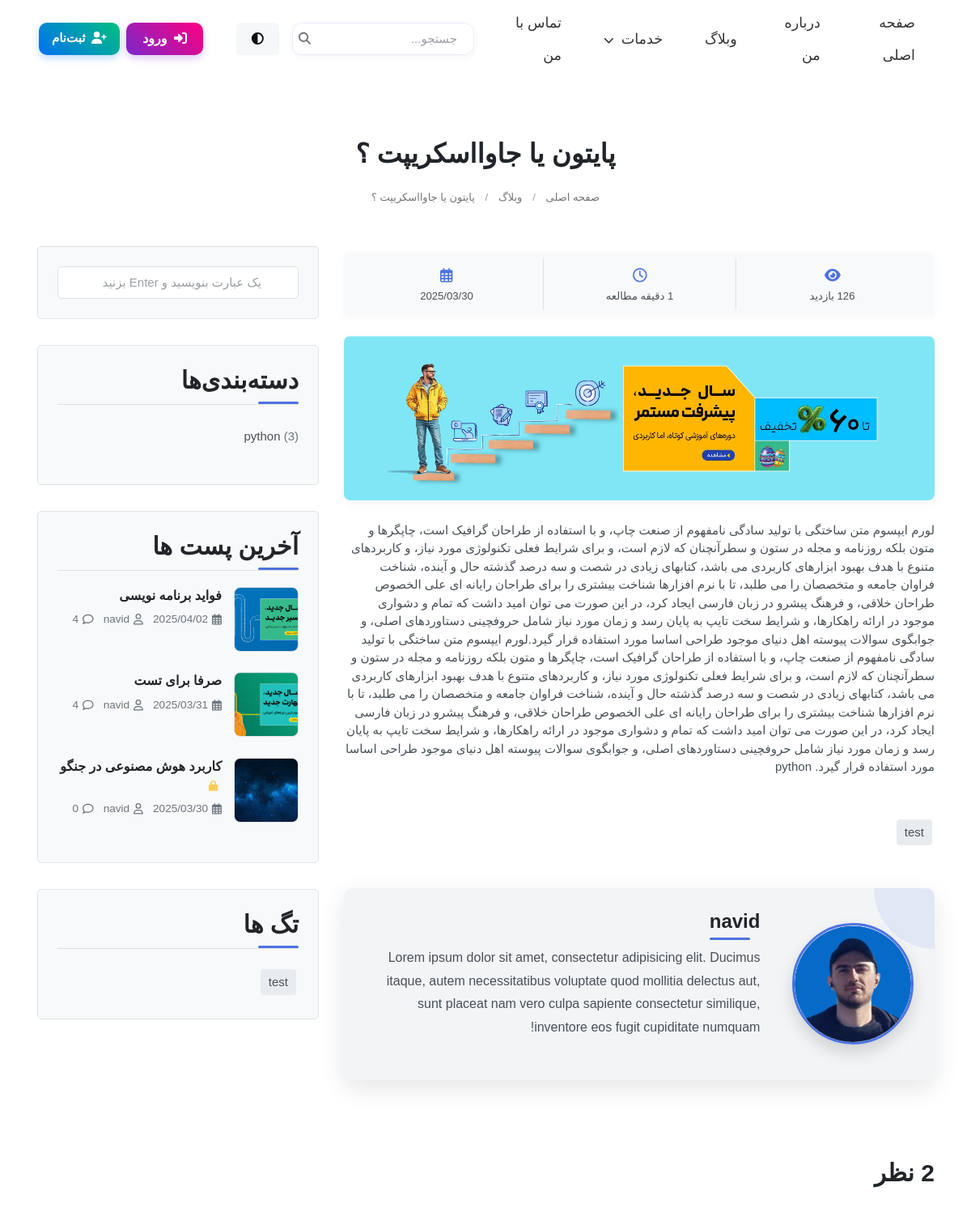
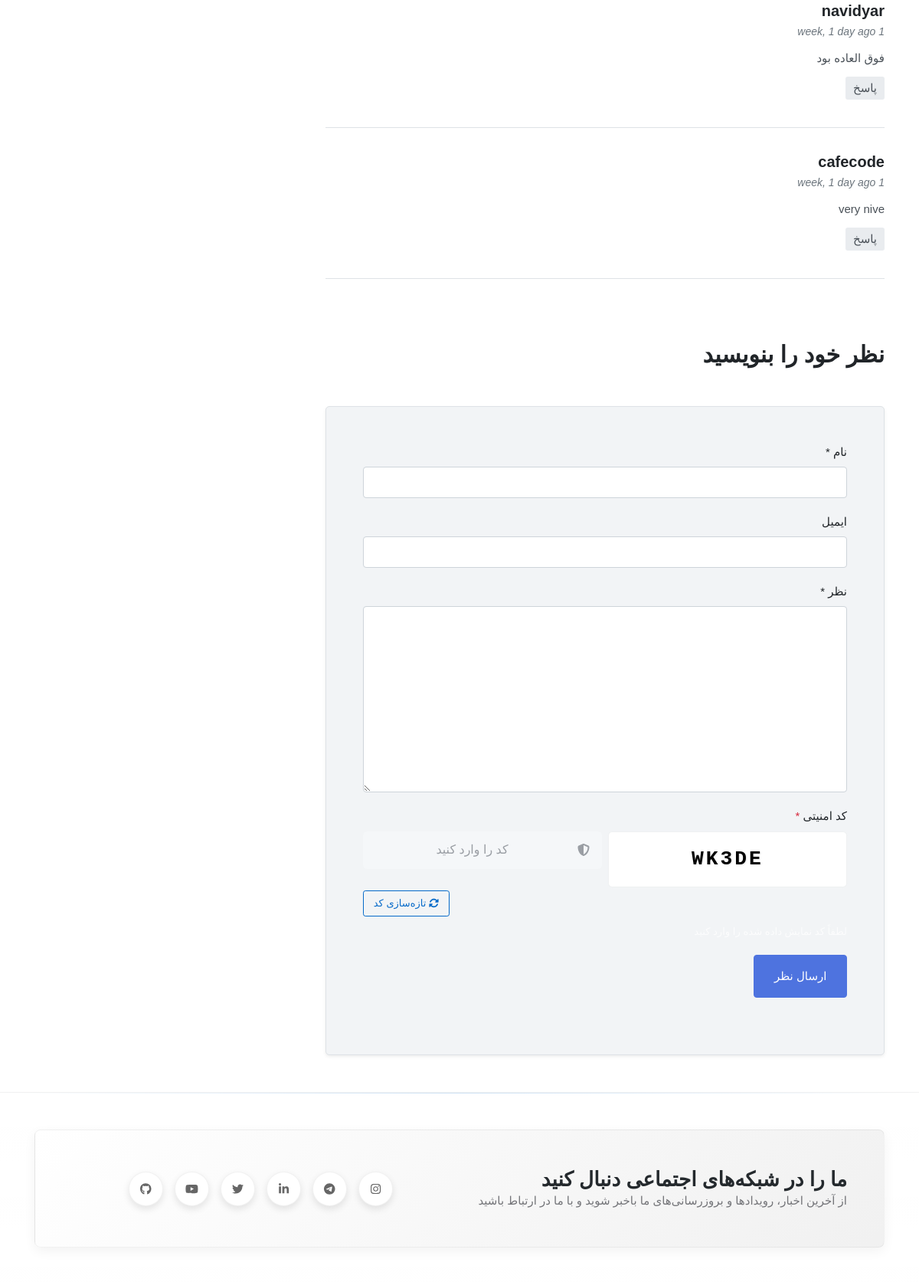
Page /blog/just-for-test/ (upper part) on the committed database (2 pictures, top to bottom).
### blog/models.py (models this page shows, shortened)
class Post(models.Model):
    author = models.ForeignKey(User, on_delete=models.SET_NULL, null=True, blank=True)
    title = models.CharField(max_length=200 , unique=True )
    slug = models.SlugField(max_length=255, unique=True, null=True, blank=True)
    content = models.TextField()
    image = models.ImageField(upload_to='blog_images/', default='blog_images/default.jpg')
    category = models.ForeignKey(Category, on_delete=models.CASCADE, null=True, blank=True)
    tags = TaggableManager()
    count_views = models.IntegerField(default=0)
    status = models.BooleanField(default=False)
    publish_at = models.DateTimeField(null=True, blank=True)
    created_at = models.DateTimeField(auto_now_add=True)
    updated_at = models.DateTimeField(auto_now=True)
    login_required = models.BooleanField(default=False)
    class Meta:
        ordering = ['-created_at']
    def save(self, *args, **kwargs):
        if not self.slug:
            self.slug = slugify(self.title)
        super().save(*args, **kwargs)

class Comment(models.Model):
    post = models.ForeignKey(Post, on_delete=models.CASCADE)
    name = models.CharField(max_length=200)
    email = models.EmailField(blank=True, null=True)
    subject = models.CharField(max_length=200, blank=True, null=True)
    message = models.TextField()
    created_at = models.DateTimeField(auto_now_add=True)
    updated_at = models.DateTimeField(auto_now=True)
    approved = models.BooleanField(default=False)
    class Meta:
        ordering = ['-created_at']

class Category(models.Model):
    name = models.CharField(max_length=200)
    def get_post_count(self):
        return self.post_set.filter(status=True).count()

### blog/views.py (the view)
# urls.py: path('<slug:slug>/', views.blog_single, name='blog_single'),
def blog_single(request, slug):
    if not slug or slug == '':
        return redirect('blog:blog')
    captcha_code = generate_captcha_code()
    post = get_object_or_404(Post, slug=slug, status=True)
    if post.login_required and not request.user.is_authenticated:
        messages.warning(request, "برای مشاهده این مطلب باید وارد حساب کاربری خود شوید")
        return HttpResponseRedirect(reverse('accounts:login') + f'?next={request.path}')
    if request.method == 'POST':
        form = CommentForm(request.POST)
        server_captcha = request.POST.get('server_captcha', '')
        user_captcha = request.POST.get('captcha_input', '')
        if user_captcha.upper() != server_captcha.upper():
            messages.error(request, "کد امنیتی وارد شده صحیح نیست.")
            comments = Comment.objects.filter(post=post.id, approved=True).order_by('-created_at')
            categories = Category.objects.filter(post=post)
            word_count = len(post.content.split())
            reading_time = max(1, round(word_count / 200))
            latest_posts = Post.objects.filter(status=True).exclude(id=post.id).order_by('-created_at')[:3]
            context = {
                'post': post,
                'categories': categories,
                'reading_time': reading_time,
                'tags': post.tags.all(),
                'comments': comments,
                'form': form,
                'latest_posts': latest_posts,
                'captcha_code': captcha_code
            }
            return render(request, 'blog/blog-single.html', context)
        if form.is_valid():
            comment = form.save(commit=False)
            comment.post = post
            comment.save()
            messages.success(request, 'نظر شما با موفقیت ثبت شد و پس از تایید نمایش داده خواهد شد')
            return redirect('blog:blog_single', slug=slug)
        else:
            for field, errors in form.errors.items():
                for error in errors:
                    messages.error(request, f"خطا در فیلد {field}: {error}")
    else:
        form = CommentForm()
    comments = Comment.objects.filter(post=post.id, approved=True).order_by('-created_at')
    categories = Category.objects.filter(post=post)
    post.count_views += 1
    post.save()
    word_count = len(post.content.split())
    reading_time = max(1, round(word_count / 200))
    latest_posts = Post.objects.filter(status=True).exclude(id=post.id).order_by('-created_at')[:3]
    context = {
        'post': post,
        'categories': categories,
        'reading_time': reading_time,
        'tags': post.tags.all(),
        'comments': comments,
        'form': form,
        'latest_posts': latest_posts,
        'captcha_code': captcha_code
    }
    return render(request, 'blog/blog-single.html', context)

### blog/forms.py
class CommentForm(forms.ModelForm):
    email = forms.EmailField(required=False, label='ایمیل')
    class Meta:
        model = Comment
        fields = ['name', 'email', 'message']

### blog/views.py (called while the page is built)
def generate_captcha_code(length=5):
    characters = string.ascii_uppercase + string.digits
    characters = characters.replace('0', '').replace('O', '').replace('1', '').replace('I', '')
    return ''.join(random.choice(characters) for _ in range(length))

### templates/blog/blog-single.html (shortened to what this page needs)
{% extends 'base.html' %}
{% load static %}
{% load humanize %}
{% block extra_css %}
<link rel="stylesheet" href="{% static 'css/blog-single.css' %}">
<link rel="stylesheet" href="https://cdnjs.cloudflare.com/ajax/libs/animate.css/4.1.1/animate.min.css">
{% endblock %}
{% block content %}
<section class="ftco-section mt-5 pt-4 pb-5">
  <div class="container">
    <div class="row mb-2">
      <div class="col-12 text-center">
        <h2 class="mb-2">{{ post.title }}
        </h2>
      </div>
    </div>
      <div class="d-flex justify-content-center position-relative mb-4">
        <nav aria-label="breadcrumb">
          <ol class="breadcrumb mb-0">
            <li class="breadcrumb-item"><a href="/">صفحه اصلی</a></li>
            <li class="breadcrumb-item"><a href="{% url 'blog:blog' %}">وبلاگ</a></li>
            <li class="breadcrumb-item"><a href="{{ request.path }}">{{post.title}}</a></li>
          </ol>
        </nav>
      </div>
    <div class="row">
      <div class="col-lg-8">
        <div class="post-meta mb-4 p-2 rounded w-100" style="margin-top: 1.5rem;">
          <div class="row g-0">
            <div class="col-4 text-center border-end py-2">
              <div class="icon mb-1"><i class="fas fa-eye"></i></div>
              <div class="info small">{{ post.count_views }} بازدید</div>
            </div>
            <div class="col-4 text-center border-end py-2">
              <div class="icon mb-1"><i class="far fa-clock"></i></div>
              <div class="info small">{{ reading_time }} دقیقه مطالعه</div>
            </div>
            <div class="col-4 text-center py-2">
              <div class="icon mb-1"><i class="far fa-calendar-alt"></i></div>
              <div class="info small">{{ post.created_at|date:"Y/m/d" }}</div>
            </div>
          </div>
        </div>
        <div class="post-image-container mb-4">
          <img src="{{post.image.url}}" alt="{{post.title}}" class="img-fluid rounded w-100" style="max-height: 500px; object-fit: cover;">
        </div>
        <p>{{ post.content|safe }}</p>
        <div class="tag-widget post-tag-container mb-5 mt-5">
          <div class="tagcloud">
            {% for tag in tags %}
            <a href="{% url 'blog:blog' %}?tag={{ tag.name }}" class="tag-cloud-link">{{ tag.name }}</a>
            {% empty %}
            <p>هیچ تگی یافت نشد</p>
            {% endfor %}
          </div>
        </div>
        <div class="about-author p-4">
          <div class="author-container">
            <div class="author-image">
              <img src="{% static 'images/about/3333.png' %}" alt="{{post.author.username}}" class="img-fluid">
            </div>
            <div class="author-content">
              <h3>{{post.author.username}}</h3>
              <p>Lorem ipsum dolor sit amet, consectetur adipisicing elit. Ducimus itaque, autem necessitatibus voluptate quod mollitia delectus aut, sunt placeat nam vero culpa sapiente consectetur similique, inventore eos fugit cupiditate numquam!</p>
            </div>
          </div>
        </div>
        <div class="pt-5 mt-5" id="comments-section">
          <h3 class="mb-5">{{ comments.count }} نظر</h3>
          <ul class="comment-list">
          {% for comment in comments %}
            <li class="comment">
              <div class="comment-body">
                <h3>{{ comment.name }}</h3>
                <div class="meta">{{ comment.created_at|naturaltime }} </div>
                <p>{{ comment.message }}</p>
                <p><a href="#" class="reply">پاسخ</a></p>
              </div>
            </li>
            {% endfor %}
          </ul>
          <div class="comment-form-wrap pt-5">
            <h3 class="mb-5">نظر خود را بنویسید</h3>
            <form action="{% url 'blog:blog_single' post.slug %}" method="post" class="p-5">
              {% if request.user.is_authenticated %}
                <input type="hidden" name="name" value="{{ request.user.username }}">
                <input type="hidden" name="email" value="{{ request.user.email }}">
                <div class="alert alert-info d-flex align-items-center animate__animated animate__fadeIn" role="alert" style="border-right: 3px solid #17a2b8; background-color: rgba(23, 162, 184, 0.1); box-shadow: 0 1px 5px rgba(0,0,0,0.08); padding: 10px 12px; margin-bottom: 20px; border-radius: 4px; max-width: 100%; font-size: 14px;">
                  <div style="margin-left: 8px; font-size: 16px; color: #17a2b8;">
                    <i class="fas fa-info-circle"></i>
                  </div>
                  <div style="margin-right: 4px; font-size: 14px; font-weight: 400;">
                    نام و ایمیل شما به صورت خودکار از حساب کاربری‌تان استفاده خواهد شد.
                  </div>
                </div>
              {% else %}
                <div class="form-group">
                  <label for="name">نام *</label>
                  <input type="text" class="form-control" id="name" name="name" required>
                </div>
                <div class="form-group">
                  <label for="email">ایمیل</label>
                  <input type="email" class="form-control" id="email" name="email">
                </div>
              {% endif %}
              <div class="form-group">
                <label for="message">نظر *</label>
                <textarea name="message" id="message" cols="30" rows="10" class="form-control" required></textarea>
              </div>
              <div class="form-group">
                <label for="captcha-input" class="form-label">کد امنیتی <span class="text-danger">*</span></label>
                <div class="row g-2">
                    <div class="col-6">
                        <div class="captcha-container bg-white border rounded p-3 text-center">
                            <span id="captcha-code" class="fw-bold fs-4 user-select-none"
                                style="letter-spacing: 3px; font-family: 'Courier New', monospace; color: #000; text-shadow: 1px 1px 2px rgba(0,0,0,0.1);">{{ captcha_code }}</span>
                        </div>
                    </div>
                    <div class="col-6">
                        <div class="input-group input-group-lg">
                            <span class="input-group-text bg-light rounded-start border-0 text-secondary px-3">
                                <i class="fas fa-shield-alt"></i>
                            </span>
                            <input type="text" class="form-control border-0 bg-light rounded-end ps-1 text-center"
                                placeholder="کد را وارد کنید" id="captcha-input" name="captcha_input" required>
                        </div>
                    </div>
                </div>
                <div class="d-flex justify-content-end mt-1">
                    <a href="{{ request.path }}" class="btn btn-sm btn-outline-primary">
                        <i class="fas fa-sync-alt"></i> تازه‌سازی کد
                    </a>
                </div>
                <small class="text-muted d-block mt-1">لطفاً کد نمایش داده شده را وارد کنید</small>
              </div>
              <div class="form-group">
                <input type="submit" value="ارسال نظر" class="btn py-3 px-4 btn-primary">
              </div>
            </form>
          </div>
        </div>
      </div>
      <div class="col-lg-4 sidebar">
        <div class="sidebar-box">
          <form action="{% url 'blog:blog' %}" method="get" class="search-form">
            <div class="form-group">
              <input type="text" class="form-control" name="q" placeholder="یک عبارت بنویسید و Enter بزنید" required>
            </div>
          </form>
        </div>
        <div class="sidebar-box">
          <h3 class="heading-sidebar">دسته‌بندی‌ها</h3>
          <ul class="categories">
            {% for category in categories %}
            <li><a href="{% url 'blog:blog' %}?category={{ category.name }}">{{ category.name }} <span>({{ category.get_post_count }})</span></a></li>
            {% empty %}
            <li><a href="{% url 'blog:blog' %}">بدون دسته‌بندی</a></li>
            {% endfor %}
          </ul>
        </div>
        <div class="sidebar-box">
          <h3 class="heading-sidebar">آخرین پست ها</h3>
          {% for post in latest_posts %}
          <div class="block-21 mb-4 d-flex">
            <a class="blog-img mr-4" style="background-image: url('{{ post.image.url }}');"></a>
            <div class="text">
              <h3 class="heading"><a href="{% url 'blog:blog_single' post.slug %}">{{ post.title }}</a>
                {% if post.login_required %}
                <i class="fas fa-lock text-warning sidebar-lock-icon" title="این مطلب فقط برای کاربران ثبت‌نام شده قابل مشاهده است"></i>
                {% endif %}
              </h3>
              <div class="meta">
                <div><a href="#"><i class="far fa-calendar-alt" style="margin-left: 5px;"></i> {{ post.created_at|date:"Y/m/d" }}</a></div>
                <div><a href="#"><i class="far fa-user" style="margin-left: 5px;"></i> {{ post.author.first_name }}</a></div>
                <div><a href="#comments-section"><i class="far fa-comment" style="margin-left: 5px;"></i> {{ post.comment_set.filter.count }}</a></div>
              </div>
            </div>
          </div>
          {% empty %}
          <p>هیچ پستی یافت نشد.</p>
          {% endfor %}
        </div>
        <div class="sidebar-box">
          <h3 class="heading-sidebar">تگ ها</h3>
          <div class="tagcloud">
            {% for tag in tags %}
            <a href="{% url 'blog:blog' %}?tag={{ tag.name }}" class="tag-cloud-link">{{ tag.name }}</a>
            {% empty %}
            <p>هیچ تگی یافت نشد</p>
            {% endfor %}
          </div>
        </div>
      </div>
    </div>
  </div>
</section>
{% endblock %}

### templates/blog/blog-single.html (style rules this page uses)
.post-meta { box-shadow: 0 2px 10px rgba(0, 0, 0, 0.03); border-radius: 6px; transition: all 0.3s ease; max-width: 100%; display: inline-block; background-color: var(--bg-sidebar); }
.post-meta .icon { font-size: 1.1rem; color: var(--primary-color); }
.post-meta .info { font-weight: 500; color: var(--text-secondary); line-height: 1.2; }
.border-end { border-left: 1px solid var(--border-color) !important; border-right: none !important; }
.post-image-container { overflow: hidden; border-radius: 8px; box-shadow: 0 3px 15px rgba(0, 0, 0, 0.05); transition: all 0.3s ease; }
.post-image-container img { transition: all 0.5s ease; }
.heading-sidebar { position: relative; padding-bottom: 10px; margin-bottom: 20px; font-weight: 600; }
.heading-sidebar:after { content: ''; position: absolute; bottom: 0; right: 0; width: 50px; height: 3px; background-color: var(--primary-color); border-radius: 3px; transition: all 0.3s ease; }
.sidebar-lock-icon { font-size: 0.8em; margin-right: 5px; vertical-align: middle; opacity: 0.8; transition: all 0.3s ease; animation: float 2s ease-in-out infinite; }

### templates/base.html (style rules this page uses)
:root { --card-bg-light: linear-gradient(145deg, #ffffff, #f5f5f5); --card-bg-dark: linear-gradient(145deg, #2c3e50, #1a252f); --text-light: #2c3e50; --text-dark: #ecf0f1; --text-muted-light: #34495e; --text-muted-dark: rgba(236, 240, 241, 0.7); --border-light: rgba(0,0,0,0.1); --border-dark: rgba(255,255,255,0.1); --hover-shadow-light: rgba(0,0,0,0.1); --hover-shadow-dark: rgba(0,0,0,0.3); --icon-bg-light: rgba(78, 115, 223, 0.1); --icon-bg-dark: rgba(78, 115, 223, 0.2); --item-hover-light: rgba(78, 115, 223, 0.05); --item-hover-dark: rgba(78, 115, 223, 0.1); --accent-light: #4e73df; --accent-dark: #6a93ff; }

### rows in the picture
Post: title "پایتون یا جاوااسکریپت ؟", created_at "2025/03/30", image (picture), content "لورم ایپسوم متن ساختگی با تولید سادگی نامفهوم از صنعت چاپ، و با استفاده از طراحان گرافیک است، چاپگرها و متون بلکه روزنامه و مجله در ستون و سطرآنچنان که لازم است، و برای شرایط فعلی تکنولوژی مورد نیاز، و کاربردهای متنوع با هدف بهبود ابزارهای کاربردی می باشد، کتابهای زیادی در شصت و سه درصد گذشته حال و آینده، شناخت فراوان جامعه و متخصصان را می طلبد، تا با نرم افزارها شناخت بیشتری را برای طراحان رایانه ای علی الخصوص طراحان خلاقی، و فرهنگ پیشرو در زبان فارسی ایجاد کرد، در این صورت می توان امید داشت که تمام و دشواری موجود در ارائه راهکارها، و شرایط سخت تایپ به پایان رسد و زمان مورد نیاز شامل حروفچینی دستاوردهای اصلی، و جوابگوی سوالات پیوسته اهل دنیای موجود طراحی اساسا مورد استفاده قرار گیرد.لورم…", author.username "navid"
Tag: name "test"
Comment: name "navidyar", created_at "1 week, 1 day ago", message "فوق العاده بود"
Comment: name "cafecode", created_at "1 week, 1 day ago", message "very nive"
Category: name "python", get_post_count "3"
Post: image (picture), title "فواید برنامه نویسی", created_at "2025/04/02", author.first_name "navid", comment_set.filter.count "4"
Post: image (picture), title "صرفا برای تست", created_at "2025/03/31", author.first_name "navid", comment_set.filter.count "4"
Post: image (picture), title "کاربرد هوش مصنوعی در جنگو", login_required True (drawn), created_at "2025/03/30", author.first_name "navid", comment_set.filter.count "0"

### other values in the picture
{{ captcha_code }} "WK3DE"
